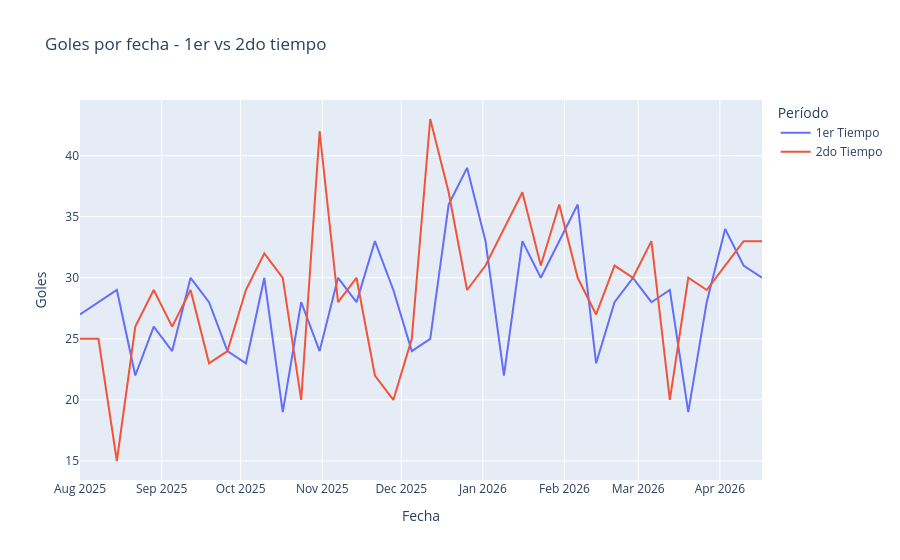

The notebook cell this image was saved under:
### Markdown cell above
**15)** Make a lineplot showing, for the Coruscant League, how many goals were scored in the 1st half vs. the 2nd half **by match date** (group by `date` and `period`). Is there any period of the championship where you see a marked difference?

### Code cell
goles_fecha = goals[goals['tournament'] == 'Liga Coruscant'].copy()

goles_fecha['date'] = pd.to_datetime(goles_fecha['date']).dt.date
goles_fecha = goles_fecha.groupby(['date', 'period'])['goal_scorer_id'].count().reset_index(name='cant_goles')

px.line(goles_fecha,
        x='date',
        y='cant_goles',
        color='period',
        title='Goles por fecha - 1er vs 2do tiempo',
        labels={'date': 'Fecha', 'cant_goles': 'Goles', 'period': 'Período'})

### Figure 1 — Plotly figure (JSON) as saved in the notebook; plotly's stock layout.template omitted (floating-point values rounded to 4 significant figures)
{"data": [{"hovertemplate": "Período=1er Tiempo<br>Fecha=%{x}<br>Goles=%{y}<extra></extra>", "legendgroup": "1er Tiempo", "line": {"color": "#636efa", "dash": "solid"}, "marker": {"symbol": "circle"}, "mode": "lines", "name": "1er Tiempo", "orientation": "v", "showlegend": true, "type": "scatter", "x": ["2025-08-01", "2025-08-08", "2025-08-15", "2025-08-22", "2025-08-29", "2025-09-05", "2025-09-12", "2025-09-19", "2025-09-26", "2025-10-03", "2025-10-10", "2025-10-17", "2025-10-24", "2025-10-31", "2025-11-07", "2025-11-14", "2025-11-21", "2025-11-28", "2025-12-05", "2025-12-12", "2025-12-19", "2025-12-26", "2026-01-02", "2026-01-09", "2026-01-16", "2026-01-23", "2026-01-30", "2026-02-06", "2026-02-13", "2026-02-20", "2026-02-27", "2026-03-06", "2026-03-13", "2026-03-20", "2026-03-27", "2026-04-03", "2026-04-10", "2026-04-17"], "xaxis": "x", "y": [27, 28, 29, 22, 26, 24, 30, 28, 24, 23, 30, 19, 28, 24, 30, 28, 33, 29, 24, 25, 36, 39, 33, 22, 33, 30, 33, 36, 23, 28, 30, 28, 29, 19, 28, 34, 31, 30], "yaxis": "y"}, {"hovertemplate": "Período=2do Tiempo<br>Fecha=%{x}<br>Goles=%{y}<extra></extra>", "legendgroup": "2do Tiempo", "line": {"color": "#EF553B", "dash": "solid"}, "marker": {"symbol": "circle"}, "mode": "lines", "name": "2do Tiempo", "orientation": "v", "showlegend": true, "type": "scatter", "x": ["2025-08-01", "2025-08-08", "2025-08-15", "2025-08-22", "2025-08-29", "2025-09-05", "2025-09-12", "2025-09-19", "2025-09-26", "2025-10-03", "2025-10-10", "2025-10-17", "2025-10-24", "2025-10-31", "2025-11-07", "2025-11-14", "2025-11-21", "2025-11-28", "2025-12-05", "2025-12-12", "2025-12-19", "2025-12-26", "2026-01-02", "2026-01-09", "2026-01-16", "2026-01-23", "2026-01-30", "2026-02-06", "2026-02-13", "2026-02-20", "2026-02-27", "2026-03-06", "2026-03-13", "2026-03-20", "2026-03-27", "2026-04-03", "2026-04-10", "2026-04-17"], "xaxis": "x", "y": [25, 25, 15, 26, 29, 26, 29, 23, 24, 29, 32, 30, 20, 42, 28, 30, 22, 20, 25, 43, 37, 29, 31, 34, 37, 31, 36, 30, 27, 31, 30, 33, 20, 30, 29, 31, 33, 33], "yaxis": "y"}], "layout": {"legend": {"title": {"text": "Período"}, "tracegroupgap": 0}, "title": {"text": "Goles por fecha - 1er vs 2do tiempo"}, "xaxis": {"anchor": "y", "domain": [0, 1], "title": {"text": "Fecha"}}, "yaxis": {"anchor": "x", "domain": [0, 1], "title": {"text": "Goles"}}}}
